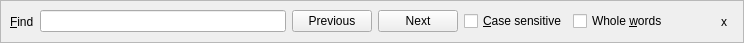
<?xml version="1.0" encoding="UTF-8"?>
<ui version="4.0">
 <class>searchForm</class>
 <widget class="QWidget" name="searchForm">
  <property name="geometry">
   <rect>
    <x>0</x>
    <y>0</y>
    <width>744</width>
    <height>43</height>
   </rect>
  </property>
  <property name="autoFillBackground">
   <bool>false</bool>
  </property>
  <layout class="QHBoxLayout" name="horizontalLayout">
   <property name="margin">
    <number>0</number>
   </property>
   <item>
    <widget class="QFrame" name="frame">
     <property name="autoFillBackground">
      <bool>true</bool>
     </property>
     <property name="frameShape">
      <enum>QFrame::StyledPanel</enum>
     </property>
     <property name="frameShadow">
      <enum>QFrame::Raised</enum>
     </property>
     <layout class="QHBoxLayout" name="horizontalLayout_2">
      <item>
       <widget class="QLabel" name="label">
        <property name="text">
         <string>&amp;Find</string>
        </property>
        <property name="buddy">
         <cstring>searchText</cstring>
        </property>
       </widget>
      </item>
      <item>
       <widget class="QLineEdit" name="searchText">
        <property name="frame">
         <bool>true</bool>
        </property>
       </widget>
      </item>
      <item>
       <widget class="QPushButton" name="previousButton">
        <property name="cursor">
         <cursorShape>PointingHandCursor</cursorShape>
        </property>
        <property name="toolTip">
         <string>Search next apperence of the text, downwards</string>
        </property>
        <property name="text">
         <string>Previous</string>
        </property>
        <property name="autoRepeat">
         <bool>true</bool>
        </property>
       </widget>
      </item>
      <item>
       <widget class="QPushButton" name="nextButton">
        <property name="cursor">
         <cursorShape>PointingHandCursor</cursorShape>
        </property>
        <property name="toolTip">
         <string>Search next apperence of the text, downwardss</string>
        </property>
        <property name="text">
         <string>Next</string>
        </property>
        <property name="autoRepeat">
         <bool>true</bool>
        </property>
       </widget>
      </item>
      <item>
       <widget class="QCheckBox" name="caseSensitiveCheckBox">
        <property name="text">
         <string>&amp;Case sensitive</string>
        </property>
       </widget>
      </item>
      <item>
       <widget class="QCheckBox" name="wholeWorldsCheckbox">
        <property name="text">
         <string>Whole &amp;words</string>
        </property>
       </widget>
      </item>
      <item>
       <spacer name="horizontalSpacer">
        <property name="orientation">
         <enum>Qt::Horizontal</enum>
        </property>
        <property name="sizeType">
         <enum>QSizePolicy::Maximum</enum>
        </property>
        <property name="sizeHint" stdset="0">
         <size>
          <width>40</width>
          <height>20</height>
         </size>
        </property>
       </spacer>
      </item>
      <item>
       <widget class="QToolButton" name="closeButton">
        <property name="cursor">
         <cursorShape>PointingHandCursor</cursorShape>
        </property>
        <property name="toolTip">
         <string>Hide the search bar</string>
        </property>
        <property name="text">
         <string>x</string>
        </property>
        <property name="autoRaise">
         <bool>true</bool>
        </property>
        <property name="arrowType">
         <enum>Qt::NoArrow</enum>
        </property>
       </widget>
      </item>
     </layout>
    </widget>
   </item>
  </layout>
 </widget>
 <resources/>
 <connections/>
</ui>
